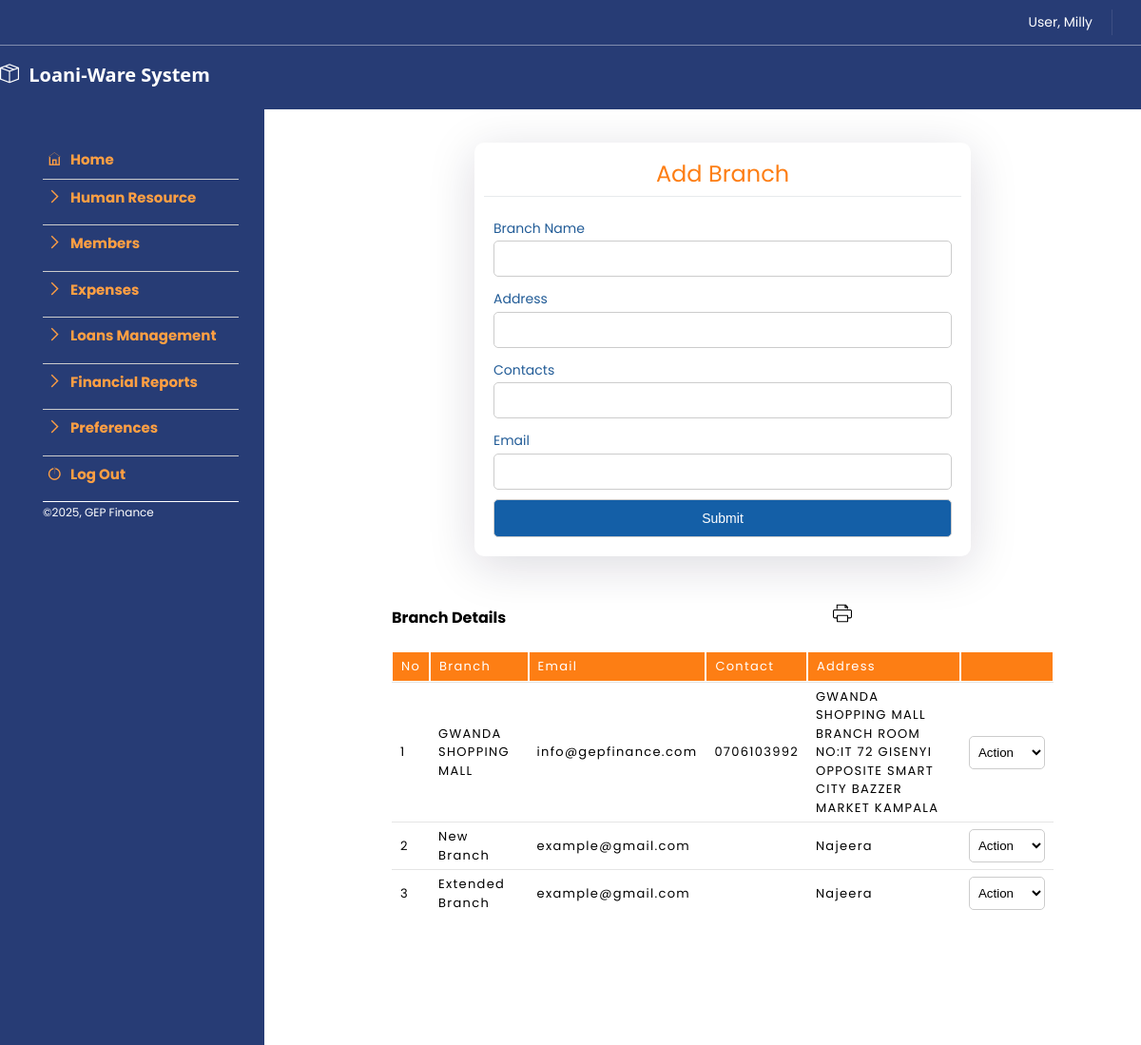
Page /data_files/branch_reg.php (signed in) on the committed database.
### tables this page shows
CREATE TABLE IF NOT EXISTS `branches` (
  `id` char(10) NOT NULL,
  `branch_name` char(50) NOT NULL,
  `contact_email` varchar(191) DEFAULT NULL,
  `contact_phone` char(50) DEFAULT NULL,
  `address` varchar(100) DEFAULT NULL,
  `created_at` timestamp NULL DEFAULT NULL,
  PRIMARY KEY (`id`)
);

### data_files/branch_reg.php (the view, shortened to what this page needs)
<?php
require_once('../data_files/page_settings.php');
?>
<!DOCTYPE html>
<html lang="en">
  <head>
    <?php include('link_docs.php') ?>
</head>
<body>
<div class="main_bd_wrap">
           <div class="main-sidebar col-lg-9">
            <div class="form_wrap_min">
              <div class="form_header">Add Branch</div>
                <form method="post" name="form" id="branch_reg" method="post">
                      <div class="form-group">
                              <div class="label">Branch Name</div>
                              <input type="text" name="branch_name" class="text-input" autocomplete="off" />
                     </div>
                     <div class="form-group">
                              <div class="label">Address</div>
                              <input type="text" name="address" class="text-input" autocomplete="off" />
                     </div>
                     <div class="form-group">
                              <div class="label">Contacts</div>
                              <input type="text" name="contacts" class="text-input" autocomplete="off" />
                     </div>
                     <div class="form-group">
                              <div class="label">Email</div>
                              <input type="text" name="email" class="text-input" autocomplete="off" />
                     </div>
                     <div class="form-group">
                       <button type="submit" name="btnSubmit" class="button-input">Submit</button>
                     </div>
                  </form>
            </div>
            <div style="margin:50px auto;width:80%;">
               <div class="report_header"><span>Branch Details</span><span id="print_rpt"><img src="../img_file/print-icon.svg" width="20" height="20" /></span></div>
               <table width="100%" cellspacing="0" cellpadding="5" class="report_display">
                <tr>
                   <td>No</td>
                   <td>Branch</td>
                   <td>Email</td>
                   <td>Contact</td>
                   <td>Address</td>
                   <td></td>
                </tr>
            <?php
              $sql = mysqli_query($connect,"SELECT * FROM branches");
              $count = 0;
               if(mysqli_num_rows($sql)){
                  while($r = mysqli_fetch_array($sql)){
                    if($r['branch_name']){
                      $count += 1;
                    ?>
                    <tr>
                       <td><?php echo $count ?></td>
                       <td><?php echo $r['branch_name'] ?></td>
                       <td><?php echo $r['contact_email'] ?></td>
                       <td><?php echo $r['contact_phone'] ?></td>
                       <td><?php echo $r['address'] ?></td>
                       <td>
                         <select name="sel_action" id="action_<?php echo $count?>" class="text-input" style="height: 35px;width:80px;">
                           <option value="" selected="selected">Action</option>
                         </select>
                       </td>
                    </tr>
                  <?php
                }
             }
          }
        ?>
            </div>
        </div>
    <?php
      echo footer_sec();
    ?>
  </div>
  </body>
</html>

### data_css/print_layout.css (style rules this page uses)
body { font: 12px Segoe UI, "Times New Roman", Times, serif; line-height: 1.3; margin:0px !important; border:0px !important; }
#print, #sub_right, #left, #form1, .link, .form_header, .action, .search, .close, #search, #top_wrap, #print_rpt, #sms ,input[type=checkbox],#action_hdr { display:none !important; }

### data_css/style.css (style rules this page uses)
* { box-sizing: border-box; padding: 0; margin: 0; }
body { font-size: 14px; font-family: 'Poppins', sans-serif; line-height: 1.9; }
:root { --primary-color: #F5F5FA; }
@media (min-width: 1200px) { .main-sidebar.col-lg-9 { flex: 0 0 calc(100% - 300px); } }
.main_bd_wrap { margin-bottom: 70px; }
.main-sidebar { order: 1; padding: 0 15px; border-radius: 10px; }
.col-lg-9 { position: relative; width: 100%; min-height: 1px; padding-right: 15px; padding-left: 15px; max-width: 95%; margin: 15px 0; left: 310px; }
.label { width:100%; font-size:14px; color: #225C97; }
.text-input { width: 100%; height: 38px; border-radius: 5px; border: solid 1px #CCC; padding: 0 5px; background-color: #fff }
.button-input { width: 100%; height: 40px; border-radius: 5px; border: solid 1px #CCC; background-color: #145FA7; color: #fff; font-size: 14px; }
.form-group, .form_row, .form_element { display: block; margin: 10px auto; padding:0 10px; }
.form_wrap_min { width:60%; margin:20px auto; border-radius: 10px; box-shadow: rgba(17, 12, 46, 0.15) 0px 10px 50px 0px; padding: 10px; }
.form_header { width:100%; font-size:24px; color:#fd7e14; text-align: center; margin-bottom: 20px; border-bottom: solid 1px #e7eaec; }
.report_header { width:100%; margin: 20px auto; font-weight: bold; font-size: 16px; display: grid; grid-template-columns: 2fr 1fr; }
table.report_display td { border-top: 1px solid rgba(0,0,0,.1); padding: 5px 9px; vertical-align: middle; line-height: 1.5em; letter-spacing: 0.1em; font-size: 13px; }
.report_display tr:first-child { background-color: #fd7e14; color: #fff; }
.report_display tr:first-child td { border: solid 1px #fff; }

### rows in the picture
branches: branch_name "GWANDA SHOPPING MALL", contact_email "info@gepfinance.com", contact_phone "0706103992", address "GWANDA SHOPPING MALL BRANCH ROOM NO:IT 72 GISENYI OPPOSITE SMART CITY BAZZER MARKET KAMPALA"
branches: branch_name "New Branch", contact_email "example@gmail.com", address "Najeera"
branches: branch_name "Extended Branch", contact_email "example@gmail.com", address "Najeera"

### other values in the picture
$_SESSION['sess_user'] "Milly"
